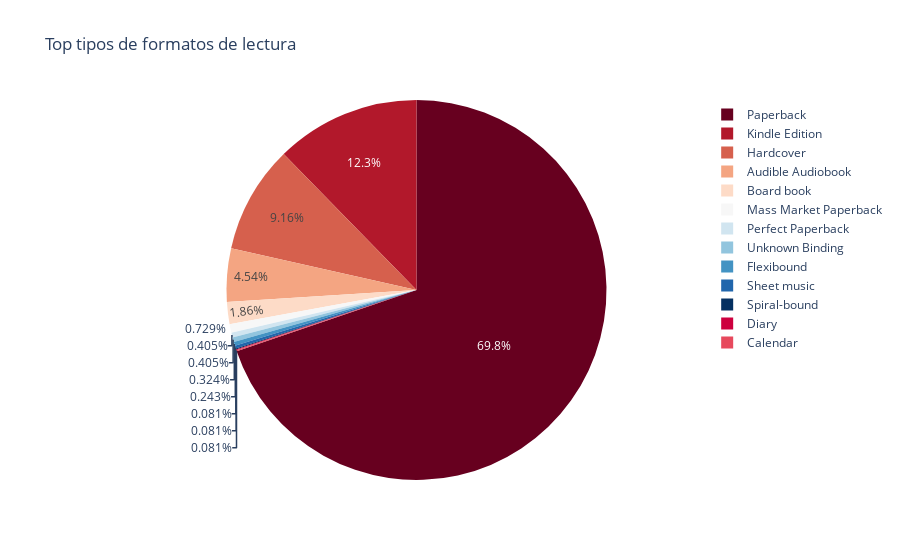

Notebook cell for this chart:
### Code cell
#Grafico circular de Tipos de Formatos 
df_count_type = df["type"].value_counts().reset_index()
fig = px.pie(df_count_type, values='count', names='type', title='Top tipos de formatos de lectura', color_discrete_sequence=px.colors.sequential.RdBu)
fig.show()

### Figure 1 — Plotly figure (JSON) as saved in the notebook; plotly's stock layout.template omitted (floating-point values rounded to 4 significant figures)
{"data": [{"domain": {"x": [0, 1], "y": [0, 1]}, "hovertemplate": "type=%{label}<br>count=%{value}<extra></extra>", "labels": ["Paperback", "Kindle Edition", "Hardcover", "Audible Audiobook", "Board book", "Mass Market Paperback", "Perfect Paperback", "Unknown Binding", "Flexibound", "Sheet music", "Spiral-bound", "Diary", "Calendar"], "legendgroup": "", "name": "", "showlegend": true, "type": "pie", "values": [861, 152, 113, 56, 23, 9, 5, 5, 4, 3, 1, 1, 1]}], "layout": {"legend": {"tracegroupgap": 0}, "piecolorway": ["rgb(103,0,31)", "rgb(178,24,43)", "rgb(214,96,77)", "rgb(244,165,130)", "rgb(253,219,199)", "rgb(247,247,247)", "rgb(209,229,240)", "rgb(146,197,222)", "rgb(67,147,195)", "rgb(33,102,172)", "rgb(5,48,97)"], "title": {"text": "Top tipos de formatos de lectura"}}}
